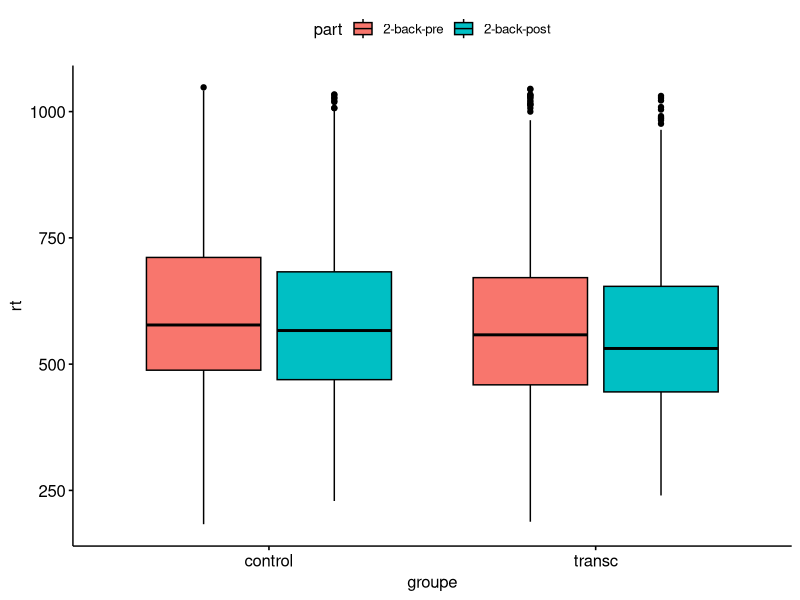
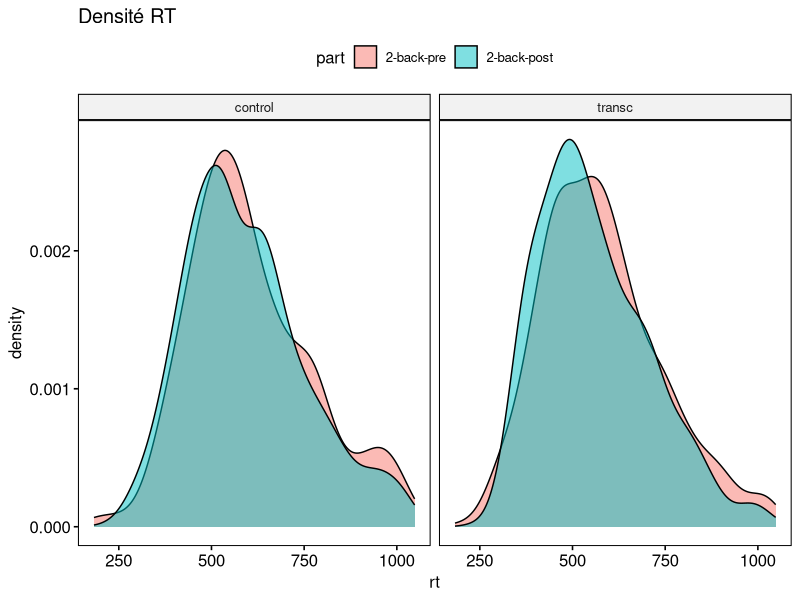
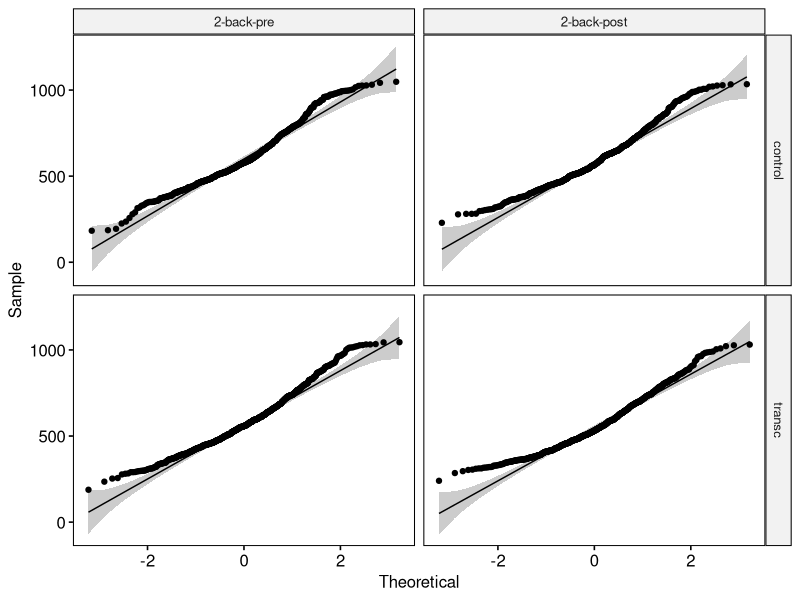
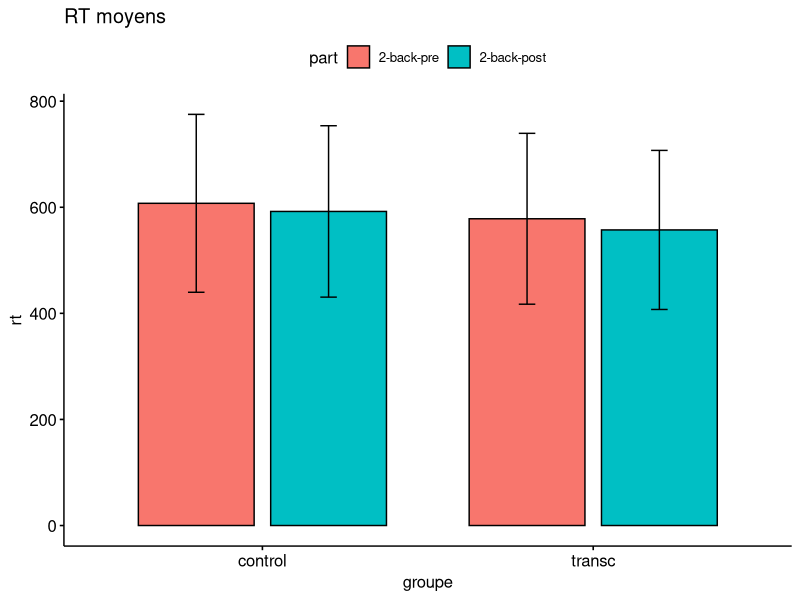
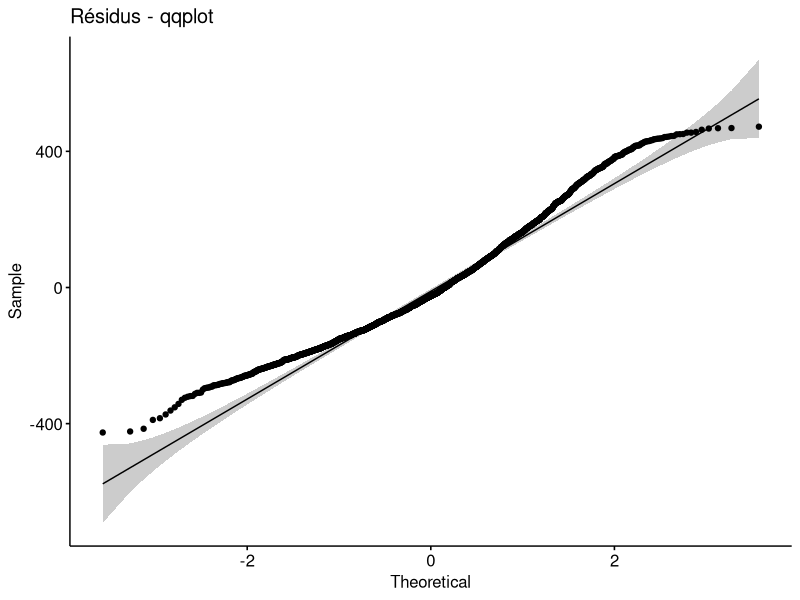
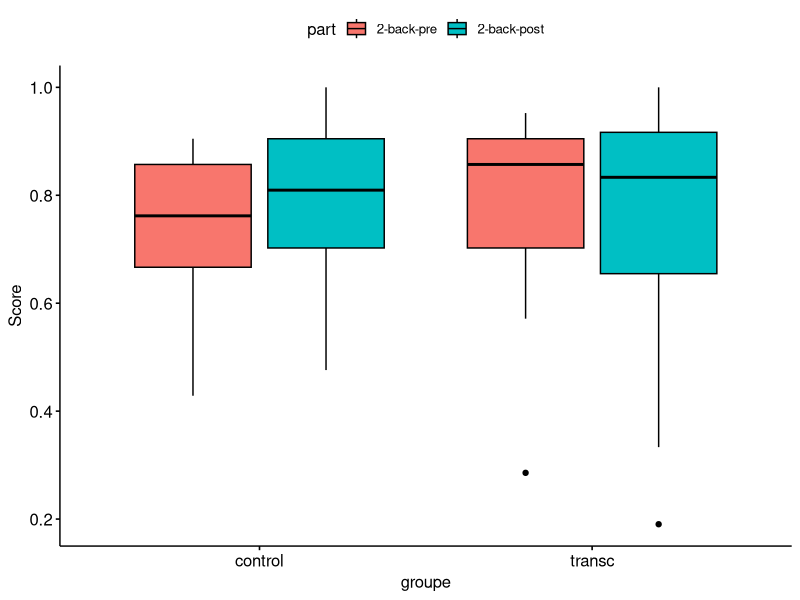
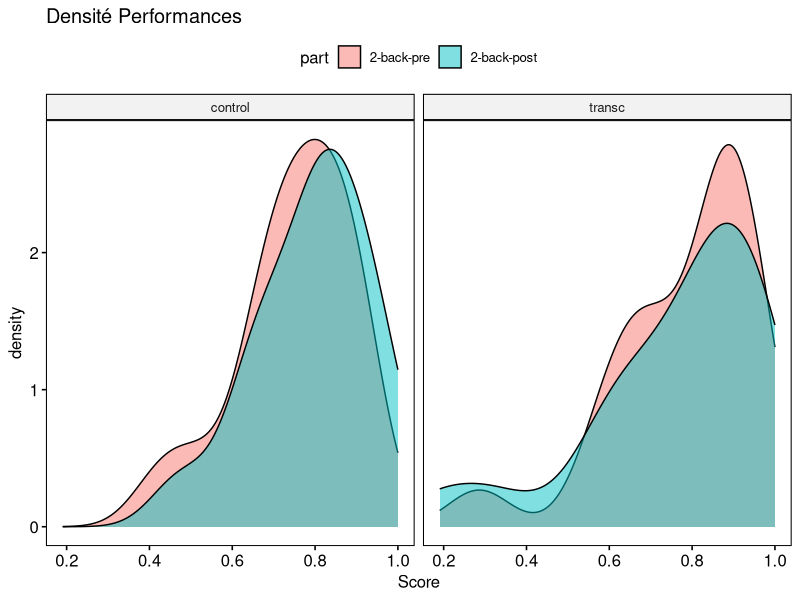
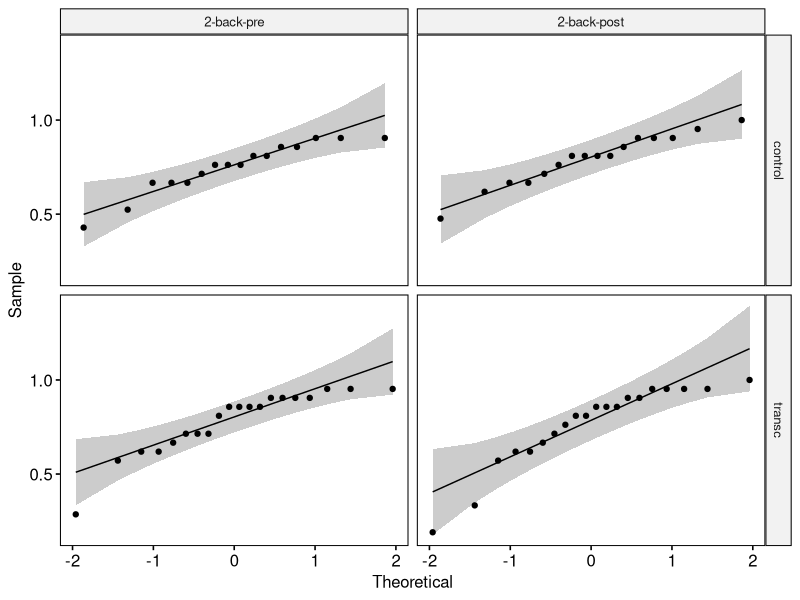

Source code (R) for these figures, in order:
## ---- chunk 1

library(tidyverse)
library(ggpubr)
library(rstatix)

## ---- chunk 2

nback <- read.csv2("data/nback.csv", sep = ",", fileEncoding="UTF-8-BOM")

nback$groupe <- as.factor(nback$groupe)
nback$subject_id <- as.factor(nback$subject_id)
nback$part <- factor(nback$part, levels = c("2-back-pre", "2-back-post"))
nback$id_2_back <- as.factor(nback$id_2_back)
nback$trial_id <- as.factor(nback$trial_id)

nback[is.na(nback)] <- 0

nback <- nback %>%
  filter(subject_id != 13) # trop de no-input

nback_summary <- nback %>%
  group_by(groupe, part) %>%
  summarize_if(is.numeric, mean)

nback_transc <- nback %>%
  filter(groupe == "transc")

nback_control <- nback %>%
  filter(groupe == "control")

nback_summary


## ---- chunk 3

nback_rt <- nback

nback_rt %>%
  group_by(groupe, part) %>%
  get_summary_stats(rt)

## ---- chunk 4

out_rt <- boxplot.stats(nback_rt$rt)$out


nback_rt <- nback_rt %>%
  filter(!rt %in% out_rt)

ggboxplot(nback_rt, x = "groupe", y = "rt", fill = "part")


## ---- chunk 5

ggdensity(nback_rt, x = "rt", fill = "part", main = "Densité RT", facet.by = "groupe")

## ---- chunk 6

ggqqplot(nback_rt, x = "rt", facet.by = c("groupe", "part"))

## ---- chunk 7

nback_rt %>%
  group_by(groupe, part) %>%
  shapiro_test(rt)

## ---- chunk 8

ggbarplot(nback_rt, x = "groupe", y = "rt", fill = "part", position = position_dodge(0.8), add = "mean_sd", main = "RT moyens")

## ---- chunk 9

rt_model <- lm(data = nback_rt, rt~part+groupe)
ggqqplot(residuals(rt_model), main = "Résidus - qqplot")

## ---- chunk 10

rt_kruskal_g <- nback_rt %>%
  group_by(part) %>%
  wilcox_test(rt ~ groupe)

rt_kruskal_g

## ---- chunk 11

rt_kruskal_t <- nback %>%
  group_by(groupe) %>%
  wilcox_test(rt ~ part, paired = T)

rt_kruskal_t

## ---- chunk 12
nback_score <- nback %>%
  group_by(groupe, subject_id, part, id_2_back) %>%
  summarise_if(is.numeric, mean)

nback_score %>%
  group_by(groupe, part) %>%
  get_summary_stats(Score)
## ---- chunk 13
ggboxplot(nback_score, x = "groupe", y = "Score", fill = "part")
## ---- chunk 14
ggdensity(nback_score, x = "Score", fill = "part", main = "Densité Performances", facet.by = "groupe")
## ---- chunk 15
ggqqplot(nback_score, x = "Score", facet.by = c("groupe", "part"))
## ---- chunk 16
nback_score %>%
  group_by(groupe, part) %>%
  shapiro_test(Score)
## ---- chunk 17
ggbarplot(nback_score, x = "groupe", y = "Score", fill = "part", position = position_dodge(0.8), add = "mean_sd", main = "Performances moyennes")
## ---- chunk 18
sc_model <- lm(data = nback_score, Score~part+groupe)
ggqqplot(residuals(sc_model), main = "Résidus - qqplot")
## ---- chunk 19

sc_kruskal_g <- nback_score %>%
  group_by(part) %>%
  wilcox_test(Score ~ groupe)
sc_kruskal_g

## ---- chunk 20

sc_kruskal_t <- nback_score %>%
  group_by(groupe) %>%
  wilcox_test(Score ~ part, paired = T)
sc_kruskal_t

